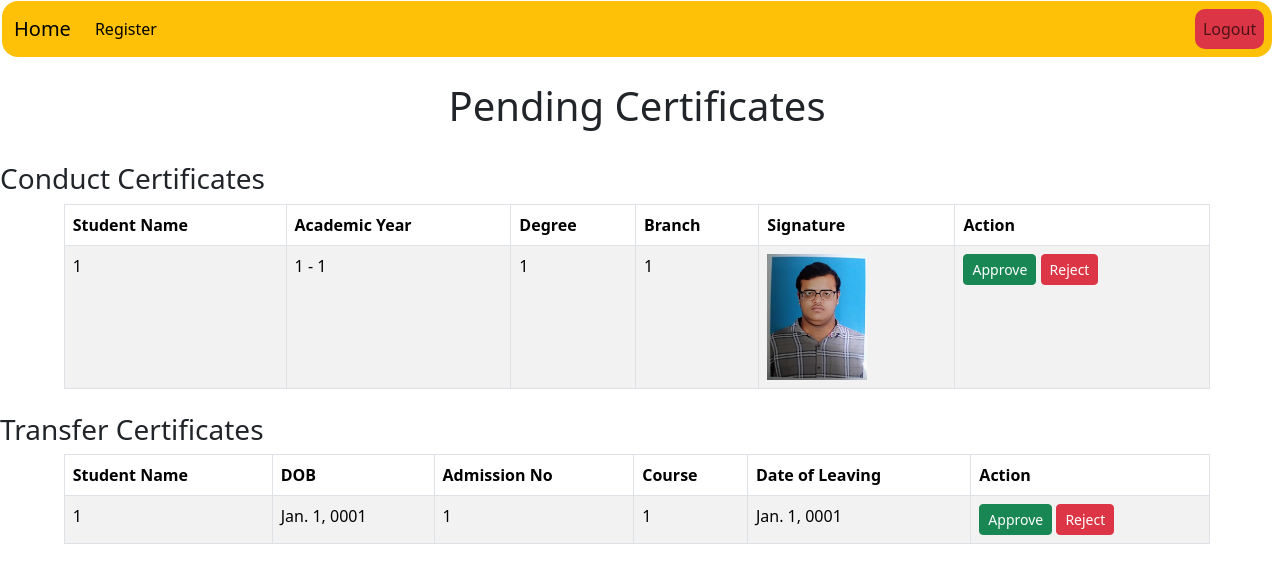
Page /principal_dashboard/ (signed in) on the earlier database version.
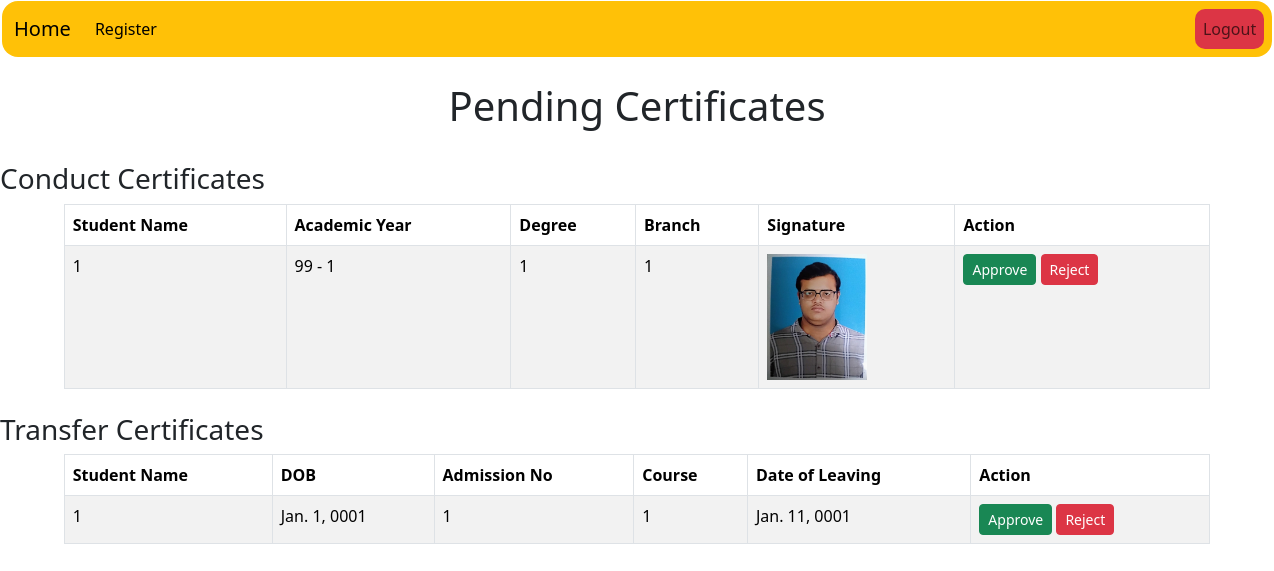
Same page on the later database version.
### CC/models.py (models this page shows, shortened)
class ConductCertificate(models.Model):
    STATUS_CHOICES = [
        ('Pending', 'Pending'),
        ('Approved', 'Approved'),
        ('Rejected', 'Rejected'),
    ]
    student = models.ForeignKey(User, on_delete=models.CASCADE)
    name = models.CharField(max_length=100)
    academic_year_from = models.IntegerField()
    academic_year_to = models.IntegerField()
    degree = models.CharField(max_length=100)
    branch = models.CharField(max_length=100)
    signature = models.ImageField(upload_to='signatures/')
    status = models.CharField(max_length=10, choices=STATUS_CHOICES, default='Pending')
    principal_signature = models.ImageField(upload_to='principal_signatures/', blank=True, null=True)

class TransferCertificate(models.Model):
    STATUS_CHOICES = [
        ('Pending', 'Pending'),
        ('Approved', 'Approved'),
        ('Rejected', 'Rejected'),
    ]
    student = models.ForeignKey(User, on_delete=models.CASCADE)
    student_name = models.CharField(max_length=100)
    dob = models.DateField()
    admission_no = models.CharField(max_length=50)
    course = models.CharField(max_length=100)
    date_of_leaving = models.DateField()
    status = models.CharField(max_length=10, choices=STATUS_CHOICES, default='Pending')
    principal_signature = models.ImageField(upload_to='principal_signatures/', blank=True, null=True)

### CC/views.py (the view)
# urls.py: path('principal_dashboard/', views.principal_dashboard, name='principal_dashboard'),
def principal_dashboard(request):
    if request.user.profile.role != 'principal':
        return redirect('home')
    pending_conduct = ConductCertificate.objects.filter(status="Pending")
    pending_transfer = TransferCertificate.objects.filter(status="Pending")
    return render(request, 'CC/principal_dashboard.html', {
        'pending_conduct': pending_conduct,
        'pending_transfer': pending_transfer,
    })

### CC/templates/CC/principal_dashboard.html
{% extends 'CC/base.html' %}
{% block content %}
<br/>
<h1 class="text-center">Pending Certificates</h1>
<br/>
<h3>Conduct Certificates</h3>
<table class="table table-striped table-bordered" style="width: 90%; margin: auto;">
    <thead>
        <tr>
            <th>Student Name</th>
            <th>Academic Year</th>
            <th>Degree</th>
            <th>Branch</th>
            <th>Signature</th>
            <th>Action</th>
        </tr>
    </thead>
    <tbody>
        {% for cert in pending_conduct %}
        <tr>
            <td>{{ cert.name }}</td>
            <td>{{ cert.academic_year_from }} - {{ cert.academic_year_to }}</td>
            <td>{{ cert.degree }}</td>
            <td>{{ cert.branch }}</td>
            <td><img src="{{ cert.signature.url }}" width="100"></td>
            <td>
                <a href="{% url 'approve_certificate' cert.id 'conduct' %}" class="btn btn-success btn-sm">Approve</a>
                <a href="{% url 'reject_certificate' cert.id 'conduct' %}" class="btn btn-danger btn-sm">Reject</a>
            </td>
        </tr>
        {% empty %}
        <tr><td colspan="6" class="text-center">No pending conduct certificates</td></tr>
        {% endfor %}
    </tbody>
</table>
<br/>
<h3>Transfer Certificates</h3>
<table class="table table-striped table-bordered" style="width: 90%; margin: auto;">
    <thead>
        <tr>
            <th>Student Name</th>
            <th>DOB</th>
            <th>Admission No</th>
            <th>Course</th>
            <th>Date of Leaving</th>
            <th>Action</th>
        </tr>
    </thead>
    <tbody>
        {% for cert in pending_transfer %}
        <tr>
            <td>{{ cert.student_name }}</td>
            <td>{{ cert.dob }}</td>
            <td>{{ cert.admission_no }}</td>
            <td>{{ cert.course }}</td>
            <td>{{ cert.date_of_leaving }}</td>
            <td>
                <a href="{% url 'approve_certificate' cert.id 'transfer' %}" class="btn btn-success btn-sm">Approve</a>
                <a href="{% url 'reject_certificate' cert.id 'transfer' %}" class="btn btn-danger btn-sm">Reject</a>
            </td>
        </tr>
        {% empty %}
        <tr><td colspan="6" class="text-center">No pending transfer certificates</td></tr>
        {% endfor %}
    </tbody>
</table>
<br/>
{% endblock %}

Differences in the rows shown:
changed ConductCertificate: academic_year_from "1" → "99"
changed TransferCertificate "Jan. 1, 0001": date_of_leaving "Jan. 1, 0001" → "Jan. 11, 0001"
